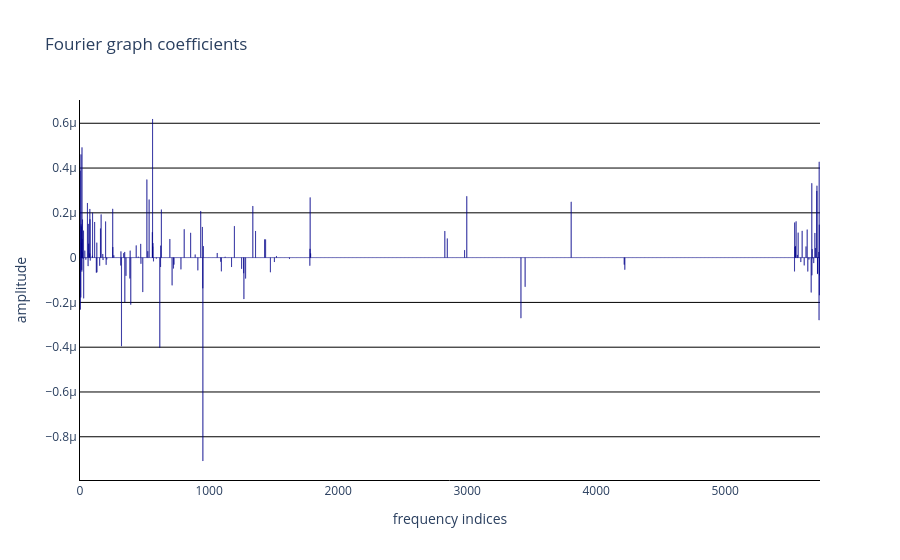

This figure's notebook cell:
### Code cell
mm.viz.plot_spectrum(data["cst"]@recon[:,idx_peak])

### Figure 1 — Plotly figure (JSON) as saved in the notebook; plotly's stock layout.template omitted (floating-point values rounded to 4 significant figures; data arrays with more than 128 entries replaced by an {"elided": "..."} marker saying what was removed)
{"data": [{"marker": {"color": "darkblue", "line": {"color": "darkblue"}}, "type": "bar", "y": {"elided": "5735 float values"}}], "layout": {"plot_bgcolor": "white", "showlegend": false, "title": {"text": "Fourier graph coefficients"}, "xaxis": {"linecolor": "black", "title": {"text": "frequency indices"}}, "yaxis": {"gridcolor": "black", "linecolor": "black", "title": {"text": "amplitude"}}}}
